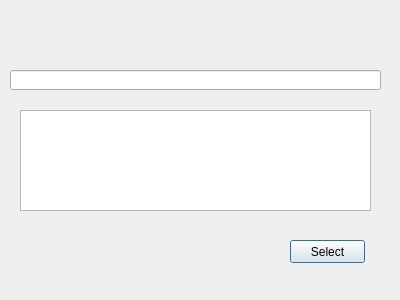
<?xml version="1.0" encoding="UTF-8"?>
<ui version="4.0">
 <class>Dialog</class>
 <widget class="QDialog" name="Dialog">
  <property name="geometry">
   <rect>
    <x>0</x>
    <y>0</y>
    <width>400</width>
    <height>300</height>
   </rect>
  </property>
  <property name="windowTitle">
   <string>Compounds Selector</string>
  </property>
  <widget class="QLineEdit" name="lineEdit">
   <property name="geometry">
    <rect>
     <x>10</x>
     <y>70</y>
     <width>371</width>
     <height>20</height>
    </rect>
   </property>
  </widget>
  <widget class="QTableView" name="tableView">
   <property name="geometry">
    <rect>
     <x>20</x>
     <y>110</y>
     <width>351</width>
     <height>101</height>
    </rect>
   </property>
  </widget>
  <widget class="QPushButton" name="pushButton">
   <property name="geometry">
    <rect>
     <x>290</x>
     <y>240</y>
     <width>75</width>
     <height>23</height>
    </rect>
   </property>
   <property name="text">
    <string>Select</string>
   </property>
  </widget>
 </widget>
 <resources/>
 <connections/>
</ui>
